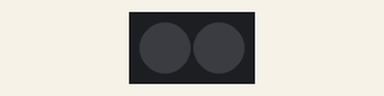
Recording of a sketch running on a simulated Arduino Uno, built with avr-gcc and run on an emulated ATmega328P. On the bench: 2 RGB LEDs in strip order, left to right. Dim RGB values are drawn brighter than linear.

Above: at 0.15 s.
At 2.88 s:
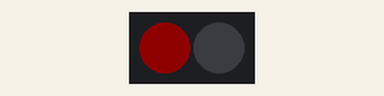
At 6.52 s:
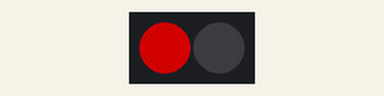
Timing chart, 0 to 6.8 s (numbered marks = the images above):
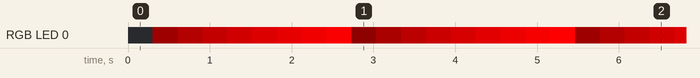

Measured:
- by itself, everything shown: repeats every 5.2 s, in 17 steps

The sketch:

RGB_LED.ino
```cpp
#include <Adafruit_DotStar.h>
Adafruit_DotStar GRB = Adafruit_DotStar(2);

void setup() {
  GRB.begin();
}

void loop() {
  for (int i = 0 ; i < 255 ; i++) {
    GRB.setPixelColor(0, i, 0, 0);
    GRB.show();
    delay(10);
  }
}
```
